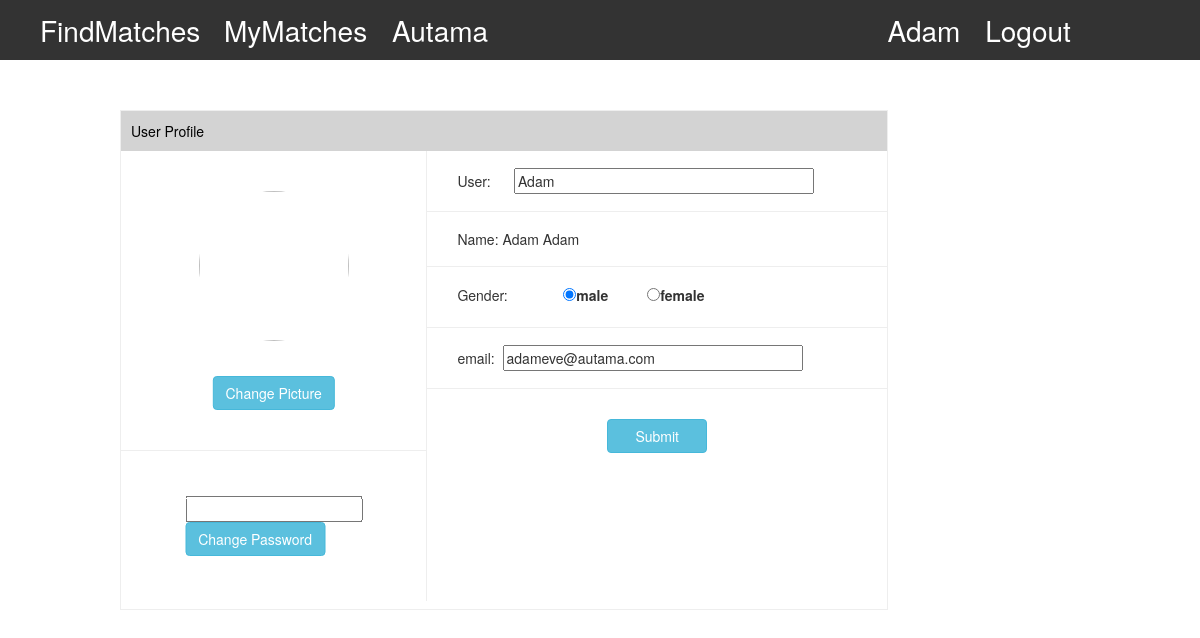
Page /accounts/profile/ (signed in) on the earlier database version.
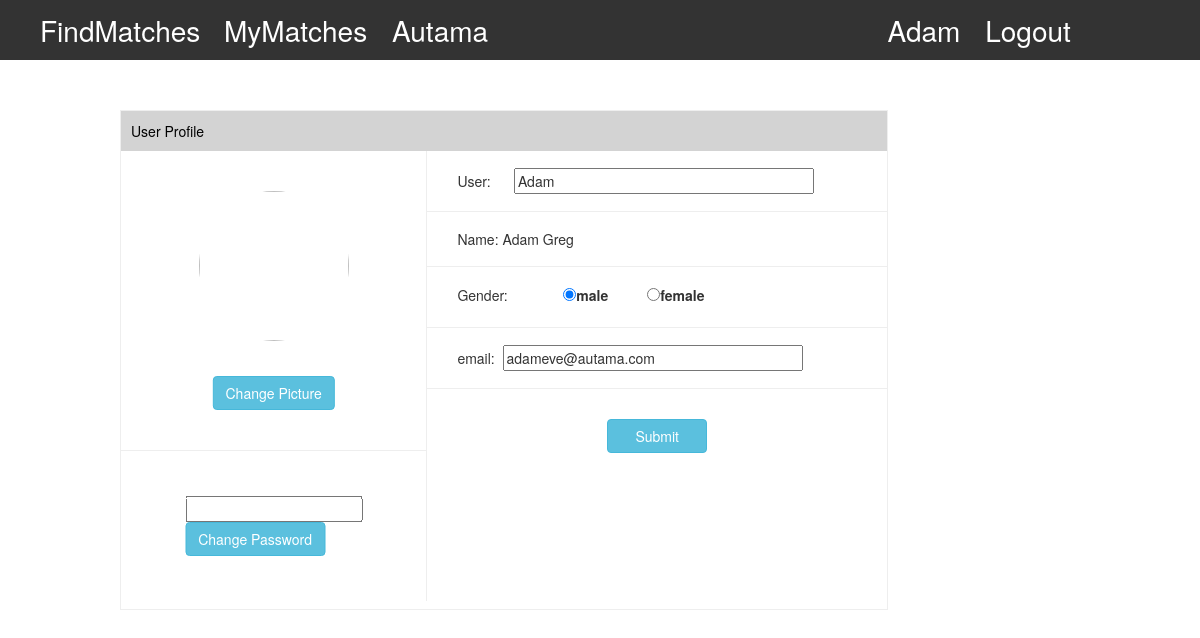
Same page on the later database version.
### accounts/models.py (models this page shows)
class User(AbstractUser):
    sex = models.IntegerField(verbose_name="gender", choices=((0, 'male'), (1, 'female')), default=0)
    image = models.ImageField(max_length=1000, upload_to='avatar', verbose_name=u'picture', null=True, blank=True)
    interests1 = models.TextField()
    interests2 = models.TextField()
    interests3 = models.TextField()
    interests4 = models.TextField()
    interests5 = models.TextField()

### accounts/views.py (the view, shortened to what this page needs)
# urls.py: path('profile/', accounts_views.ProfileView.as_view(), name='profile')
class ProfileView(LoginRequiredMixin, View):
    def get(self, request):
        user_id = request.GET.get("user_id")
        if not user_id:
            return render(request, '../templates/profile.html', {"user": request.user, 'myself': True})

### accounts/templatetags/extratags.py (called while the page is built)
@register.filter(name='format_none')  # 过滤器在模板中使用时的name
def format_none(value):  # 把传递过来的参数arg替换为'~'
    if not value:
        return ''
    return value

### templates/profile.html (shortened to what this page needs)
{% extends 'base.html' %}
{% load extratags %}
{% block content %}
    <div style="width: 80%;margin: auto">
       <div class="profile">
           <p>User Profile</p>
           <form style="overflow: hidden;margin-top: -10px" method="post" action="/accounts/profile/" id="form1">
               <div style="float: left;width: 40%;border-right:1px solid #eee">
                   <div style="height: 300px; position: relative;border-bottom: 1px solid #eee;">
                       <img {% if request.user.image %}src="{{ request.user.image.url }}" {% endif %} id="avatar">
                       {% if myself %}
                       <button type="button" class="btn btn-info" id="upload-img-btn" style="position: absolute;transform: translateX(-50%);left: 50%; bottom:40px">
                           Change Picture
                       </button>
                       {% endif %}
                   </div>
                   <div style="height: 150px;position: relative">
                       {% if myself %}
                           <div style="position: absolute;top: 50%;transform: translateY(-50%)translateX(-50%);left: 50%;">
                            <input type="password" name="password" id="password">
                            <button type="button" class="btn btn-info" onclick="change_password()">
                               Change Password
                            </button>
                           </div>
                       {% endif %}
                   </div>
               </div>
               <div class="right">
                   <div>
                       <span>User:</span>&nbsp&nbsp&nbsp&nbsp&nbsp&nbsp<input name="name" value="{{ request.user.username | format_none}}">
                   </div>
                    <div>
                        <span>Name: {{ request.user.first_name }} {{request.user.last_name }}</span>
                    </div>
                   <div>
                       <span>Gender:</span>&nbsp&nbsp&nbsp
                       <label style="width: 80px;margin-left: 40px"><input name="sex" type="radio" value="0" {% if request.user.sex == 0 %} checked {% endif %}/>male </label>
                       <label><input name="sex" type="radio" value="1" {% if request.user.sex == 1 %} checked {% endif %}/>female </label>
                   </div>
                   <div>
                       <span>email:</span>&nbsp&nbsp<input name="email" value="{{ request.user.email |format_none }}">
                   </div>
                   {% if myself %}
                   <div style="border: none;position: relative;height: 94px;">
                       <input type="submit" class="btn btn-info" style="width:100px;position: absolute;top: 50%;transform: translateY(-50%)translateX(-50%);left: 50%;">
                   </div>
                   {% endif %}
               </div>
           </form>
       </div>
    </div>
{% endblock %}

### templates/base.html (shortened to what this page needs)
<!DOCTYPE html>
{% load static %}
<html lang="en">
<head>
    <link href="https://cdn.staticfile.org/twitter-bootstrap/3.3.7/css/bootstrap.min.css" rel="stylesheet">
</head>
<body>
    <nav>
        <ul>
            {% if request.user.is_authenticated  %}
            <li style="margin-right: 80px" class="active"><a href="/FindMatches/">FindMatches</a></li>
            <li style="margin-right: 60px" class="active"><a href="/MyMatches/">MyMatches</a></li>
            <li><a href="/AutamaProfiles/robot/">Autama</a></li>
            <li style="float: right"><a href="/logout">Logout</a></li>
            <li style="float: right"><a href="/accounts/profile/">{{ request.user }}</a></li>
            {% endif %}
        </ul>
    </nav>
    {% block content %}
    {% endblock %}
</body>
</html>

### templates/base.html (style rules this page uses)
body > nav { height: 60px; background-color: #333333; }
body > nav > ul { list-style: none; width: 90%; overflow: hidden; }
body > nav > ul > li { float: left; height: 60px; width: 10%; font-size: 28px; line-height: 60px; color: white; text-align: center; }
body > nav > ul > li > a { color: white; text-underline: none; }

### templates/profile.html (style rules this page uses)
.profile { width: 80%; height: 500px; margin: 50px 0; border: 1px solid #eee; }
.profile > p { height: 40px; background-color: lightgray; color: black; line-height: 40px; padding-left: 10px; }
img { width: 150px; height: 150px; border-radius: 75px; position: absolute; transform: translateX(-50%);left: 50%; top:40px; }
div.right { float: left; width: 60%; }
div.right > div { border-bottom: 1px solid #eee; padding: 17px 30px; }
div.right > div > input { width: 300px; }

Differences in the rows shown:
changed User "Adam": user.last_name "Adam" → "Greg"
